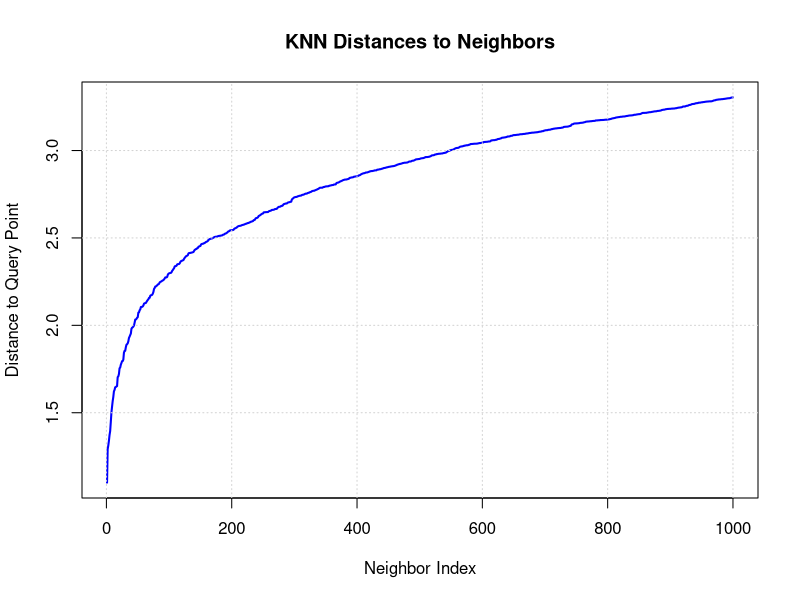
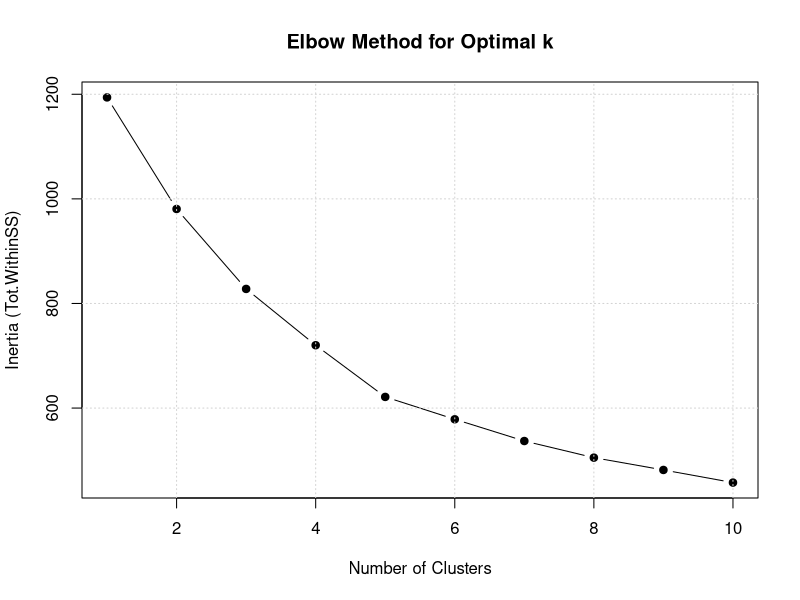
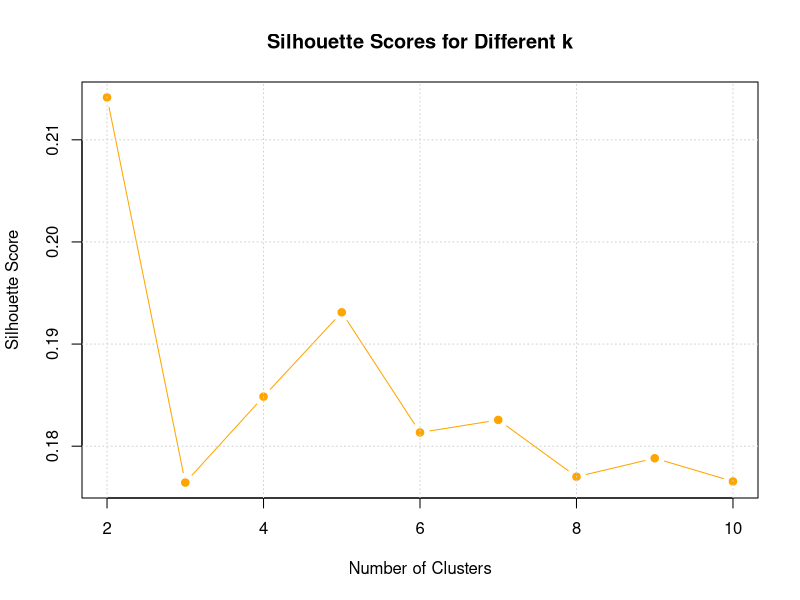
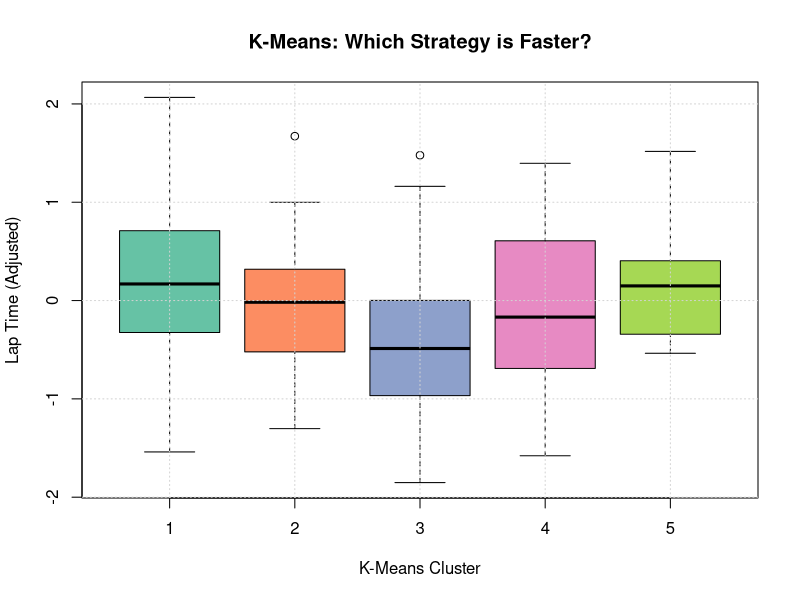
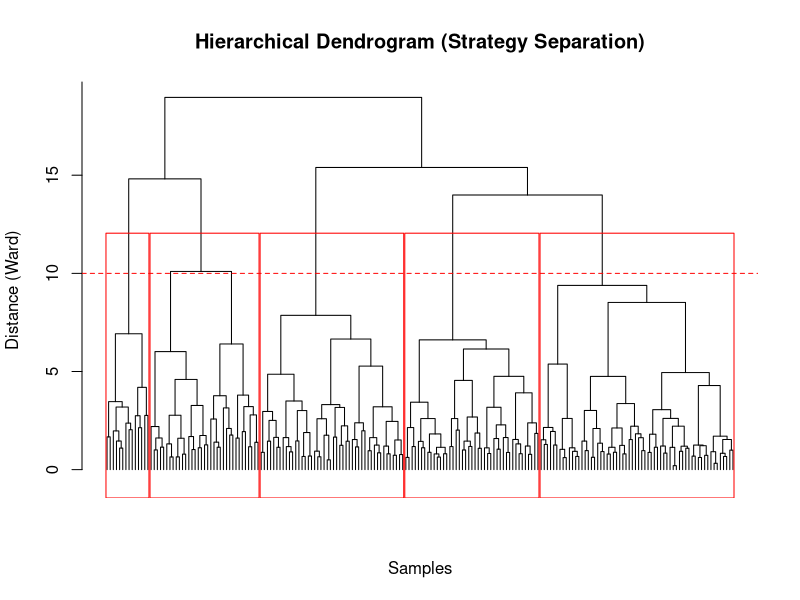
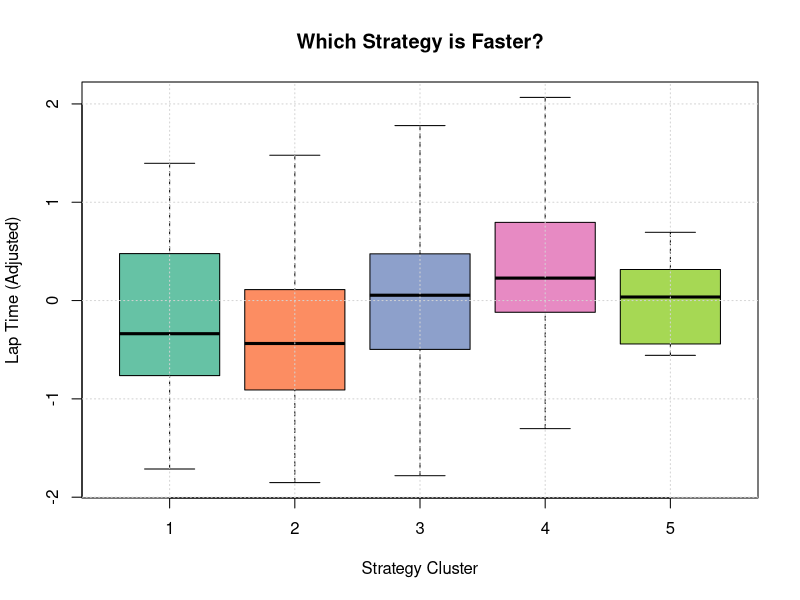

Write R code to recreate these figures, in order.
library(dplyr)      # Für Datenmanipulation (ähnlich pandas)
library(class)      # Für KNN (Basis-Implementierung) oder 'FNN' für schnellere Algorithmen
library(cluster)    # Für Clustering (kmeans, hierarchical)

# 1. Daten laden
# check.names = FALSE ist wichtig, damit "Front Wing" nicht zu "Front.Wing" wird!
data <- read.csv('data/simulator_data.csv', check.names = FALSE)

## Belgium Circuit
track_params <- list(
  'Cornering' = 95,
  'Inclines' = 98,
  'Camber' = 38,
  'Grip' = 9,
  'Altitude' = 20,
  'Roughness' = 78,
  'Width' = 15,
  'Lap Distance' = 4.9  # in km
)

# No weather data for Belgium Circuit available
# (Definieren wir trotzdem, falls wir es später brauchen, wie im Python Skript)
weather_params <- list(
  'Temperature' = 31,
  'Humidity' = 96,
  'Wind (Avg. Speed)' = 10,
  'Wind (Gusts)' = 20,
  'Air Density' = 97,
  'Air Pressure' = 45
)

# 3. Parameter kombinieren
# Da wir keine Wetterdaten für Belgien haben, nehmen wir nur die Track Params
fixed_params <- track_params

# Falls du später beide kombinieren willst (wie {**x, **y} in Python):
# fixed_params <- c(track_params, weather_params)

# 4. Features festlegen (Python List -> R Vector)
decision_features <- c(
  'Front Wing',
  'Rear Wing',
  'Brake Balance',
  'Suspension',
  'Engine',
  'Differential'
)


# 1. Lineares Modell fitten
# Formel: Zielvariable ~ Feature
linear_model <- lm(`Lap Time` ~ `Lap Distance`, data = data)

# 2. Vorhersage auf den gleichen Daten
preds <- predict(linear_model, newdata = data)

data$lap_time_adjusted <- data$`Lap Time` - preds

data$`Lap Time` <- NULL



##################################################
# Fit KNN
#################################################


library(FNN) 

k_max <- 1000

# 1. Features vorbereiten & Skalieren
feat_cols <- names(fixed_params)

# Trainingsdaten skalieren
X <- data[, feat_cols]
X_scaled <- scale(X)

# Skalierungsparameter speichern (um den Query-Punkt gleich zu behandeln)
X_center <- attr(X_scaled, "scaled:center")
X_scale <- attr(X_scaled, "scaled:scale")

# 2. Query-Punkt vorbereiten (Belgien Parameter)
query_df <- as.data.frame(fixed_params, check.names = FALSE)

# Query-Punkt mit den Parametern der Trainingsdaten skalieren
query_df <- query_df[, feat_cols, drop=FALSE]
query_scaled <- scale(query_df, center = X_center, scale = X_scale)

# 3. Nächste Nachbarn finden
knn_res <- get.knnx(data = X_scaled, query = query_scaled, k = k_max)

# Ergebnisse extrahieren (Indizes und Distanzen)
indices <- knn_res$nn.index[1, ]
distances <- knn_res$nn.dist[1, ]

# 4. Nachbarn aus den Originaldaten holen
cols_to_select <- c(decision_features, "lap_time_adjusted")
neighbors <- data[indices, cols_to_select]

# 5. Plotten (Elbow Kurve)
plot(1:k_max, distances, type = "l", col = "blue", lwd = 2,
     main = "KNN Distances to Neighbors",
     xlab = "Neighbor Index", ylab = "Distance to Query Point")
grid()



k <- 200
knn_res_final <- get.knnx(data = X_scaled, query = query_scaled, k = k)
indices_final <- knn_res_final$nn.index[1, ]

# Nachbarn extrahieren
neighbors <- data[indices_final, c(decision_features, "lap_time_adjusted")]


neighbors_scaled <- scale(neighbors[, decision_features])

##################################################
# Determine Kmeans Clusters
#################################################



max_clusters <- 10
inertia <- numeric(max_clusters)
silhouette_scores <- numeric(max_clusters) # Wir füllen k=1 später mit NA oder 0

# 2. Loop über Cluster-Anzahlen
for (k in 1:max_clusters) {
  set.seed(0) # Reproduzierbarkeit (wie random_state=0)
  
  # nstart=25 entspricht n_init in sklearn (verhindert lokale Minima)
  km <- kmeans(neighbors_scaled, centers = k, nstart = 25)
  
  # Inertia speichern (Total within-cluster sum of squares)
  inertia[k] <- km$tot.withinss
  
  # Silhouette Score berechnen (nur für k > 1 möglich)
  if (k > 1) {
    # dist() berechnet die euklidische Distanzmatrix
    ss <- silhouette(km$cluster, dist(neighbors_scaled))
    silhouette_scores[k] <- mean(ss[, 3])
  }
}

# 3. Plot: Elbow Method (Inertia)
plot(1:max_clusters, inertia, type = "b", pch = 19, col = "black",
     main = "Elbow Method for Optimal k",
     xlab = "Number of Clusters", ylab = "Inertia (Tot.WithinSS)")
grid()

# 4. Plot: Silhouette Scores
k_range <- 2:max_clusters
plot(k_range, silhouette_scores[k_range], type = "b", pch = 19, col = "orange",
     main = "Silhouette Scores for Different k",
     xlab = "Number of Clusters", ylab = "Silhouette Score")
grid()


##################################################
# Perform Kmeans
#################################################


# 1. K-Means mit k=5 fitten
n_clusters <- 5
set.seed(0)
kmeans_final <- kmeans(neighbors_scaled, centers = n_clusters, nstart = 25)

# 2. Centroids zurücktransformieren (Inverse Scaling)
scale_vec <- attr(neighbors_scaled, "scaled:scale")
center_vec <- attr(neighbors_scaled, "scaled:center")
centers_scaled <- kmeans_final$centers

centroids_original <- t(t(centers_scaled) * scale_vec + center_vec)

# 3. Summary DataFrame erstellen
cluster_summary <- as.data.frame(centroids_original)
cluster_summary$Cluster_Size <- kmeans_final$size

mean_lap_times <- tapply(neighbors$lap_time_adjusted, kmeans_final$cluster, mean)
cluster_summary$Mean_Adjusted_Lap_Time <- as.numeric(mean_lap_times)

print("K-Means Cluster Summary:")
print(cluster_summary)

#boxplot of results
neighbors$KMeans_Cluster <- as.factor(kmeans_final$cluster)
boxplot(lap_time_adjusted ~ KMeans_Cluster, data = neighbors,
        col = RColorBrewer::brewer.pal(n_clusters, "Set2"), # oder einfach col=1:n_clusters
        main = "K-Means: Which Strategy is Faster?",
        xlab = "K-Means Cluster", ylab = "Lap Time (Adjusted)")
grid()

# --- 4. EXTRACT RESULTS: Bounds for Best Cluster ---
best_km_cluster <- as.numeric(names(which.min(mean_lap_times)))

cat(sprintf("\nBest K-Means Cluster is #%d. Use this for further optimization.\n", best_km_cluster))

best_km_data <- neighbors[neighbors$KMeans_Cluster == best_km_cluster, ]

cat("\nBounds for optimization (based on best K-Means cluster):\n")
for (col in decision_features) {
  q5 <- quantile(best_km_data[[col]], 0.05)
  q95 <- quantile(best_km_data[[col]], 0.95)
  cat(sprintf("%s: %.2f - %.2f\n", col, q5, q95))
}

##################################################
# Fit Hirachical Clustering
#################################################


# --- 1. Datenvorbereitung ---
X <- neighbors[, decision_features]
X_scaled <- scale(X)

# --- 2. Hierarchical Clustering ---
d <- dist(X_scaled, method = "euclidean")
hc <- hclust(d, method = "ward.D2")


plot(hc, labels = FALSE, hang = -1, 
     main = "Hierarchical Dendrogram (Strategy Separation)",
     xlab = "Samples", ylab = "Distance (Ward)", sub = "")
rect.hclust(hc, k = 5, border = "red")
abline(h = 10, col = "red", lty = 2)

# --- DECISION ---
k_selected <- 5
neighbors$Strategy_Cluster <- cutree(hc, k = k_selected)

cluster_means_df <- aggregate(. ~ Strategy_Cluster, 
                              data = neighbors[, c(decision_features, "Strategy_Cluster")], 
                              FUN = mean)

# Cluster-Spalte als Zeilennamen setzen für die Matrix
rownames(cluster_means_df) <- cluster_means_df$Strategy_Cluster
cluster_means_mat <- as.matrix(cluster_means_df[, -1]) # Erste Spalte (ID) entfernen


# Boxplot erstellen
boxplot(lap_time_adjusted ~ Strategy_Cluster, data = neighbors,
        col = RColorBrewer::brewer.pal(k_selected, "Set2"), # Falls RColorBrewer installiert
        main = "Which Strategy is Faster?",
        xlab = "Strategy Cluster", ylab = "Lap Time (Adjusted)")
grid()


# 1. Mittelwerte der Features berechnen
hc_summary <- aggregate(neighbors[, decision_features], 
                        by = list(Cluster = neighbors$Strategy_Cluster), 
                        FUN = mean)

# 2. Cluster-Größen hinzufügen
hc_summary$Cluster_Size <- as.vector(table(neighbors$Strategy_Cluster))

# 3. Performance (Rundenzeit) hinzufügen
hc_summary$Mean_Adjusted_Lap_Time <- as.vector(tapply(neighbors$lap_time_adjusted, 
                                                      neighbors$Strategy_Cluster, 
                                                      mean))

# 4. Output anzeigen
print("Hierarchical Cluster Summary:")
print(hc_summary)


mean_times <- tapply(neighbors$lap_time_adjusted, neighbors$Strategy_Cluster, mean)
best_cluster <- as.numeric(names(which.min(mean_times)))
best_data <- neighbors[neighbors$Strategy_Cluster == best_cluster, ]


cat(sprintf("Best cluster is #%d. Use this for further optimization.\n", best_cluster))

cat("\nBounds for optimization (based on best cluster):\n")
for (col in decision_features) {
  q5 <- quantile(best_data[[col]], 0.05)
  q95 <- quantile(best_data[[col]], 0.95)
  cat(sprintf("%s: %.2f - %.2f\n", col, q5, q95))
}
